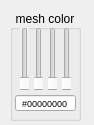
<?xml version="1.0" encoding="UTF-8"?>
<ui version="4.0">
 <class>dpColorWidget</class>
 <widget class="QWidget" name="dpColorWidget">
  <property name="geometry">
   <rect>
    <x>0</x>
    <y>0</y>
    <width>94</width>
    <height>125</height>
   </rect>
  </property>
  <property name="windowTitle">
   <string>Form</string>
  </property>
  <property name="value" stdset="0">
   <color>
    <red>0</red>
    <green>0</green>
    <blue>0</blue>
   </color>
  </property>
  <widget class="QGroupBox" name="colorGroup">
   <property name="geometry">
    <rect>
     <x>10</x>
     <y>10</y>
     <width>71</width>
     <height>111</height>
    </rect>
   </property>
   <property name="title">
    <string>mesh color</string>
   </property>
   <property name="alignment">
    <set>Qt::AlignCenter</set>
   </property>
   <property name="flat">
    <bool>false</bool>
   </property>
   <widget class="QLineEdit" name="editRGBA">
    <property name="geometry">
     <rect>
      <x>5</x>
      <y>85</y>
      <width>61</width>
      <height>16</height>
     </rect>
    </property>
    <property name="font">
     <font>
      <pointsize>7</pointsize>
     </font>
    </property>
    <property name="text">
     <string>#00000000</string>
    </property>
    <property name="frame">
     <bool>true</bool>
    </property>
    <property name="echoMode">
     <enum>QLineEdit::Normal</enum>
    </property>
    <property name="alignment">
     <set>Qt::AlignCenter</set>
    </property>
    <property name="clearButtonEnabled">
     <bool>false</bool>
    </property>
   </widget>
   <widget class="QSlider" name="sliderG">
    <property name="geometry">
     <rect>
      <x>24</x>
      <y>17</y>
      <width>9</width>
      <height>64</height>
     </rect>
    </property>
    <property name="maximum">
     <number>255</number>
    </property>
    <property name="orientation">
     <enum>Qt::Vertical</enum>
    </property>
   </widget>
   <widget class="QSlider" name="sliderA">
    <property name="geometry">
     <rect>
      <x>52</x>
      <y>17</y>
      <width>9</width>
      <height>64</height>
     </rect>
    </property>
    <property name="maximum">
     <number>255</number>
    </property>
    <property name="orientation">
     <enum>Qt::Vertical</enum>
    </property>
   </widget>
   <widget class="QSlider" name="sliderB">
    <property name="geometry">
     <rect>
      <x>38</x>
      <y>17</y>
      <width>9</width>
      <height>64</height>
     </rect>
    </property>
    <property name="maximum">
     <number>255</number>
    </property>
    <property name="orientation">
     <enum>Qt::Vertical</enum>
    </property>
   </widget>
   <widget class="QSlider" name="sliderR">
    <property name="geometry">
     <rect>
      <x>10</x>
      <y>17</y>
      <width>9</width>
      <height>64</height>
     </rect>
    </property>
    <property name="accessibleName">
     <string>R</string>
    </property>
    <property name="autoFillBackground">
     <bool>true</bool>
    </property>
    <property name="styleSheet">
     <string notr="true">selection-color: rgb(255, 0, 0);
selection-background-color: rgb(0, 0, 255);</string>
    </property>
    <property name="maximum">
     <number>255</number>
    </property>
    <property name="orientation">
     <enum>Qt::Vertical</enum>
    </property>
   </widget>
  </widget>
 </widget>
 <resources/>
 <connections/>
 <slots>
  <slot>rValueChanged(int)</slot>
  <slot>gValueChanged(int)</slot>
  <slot>bValueChanged(int)</slot>
  <slot>aValueChanged(int)</slot>
 </slots>
</ui>
